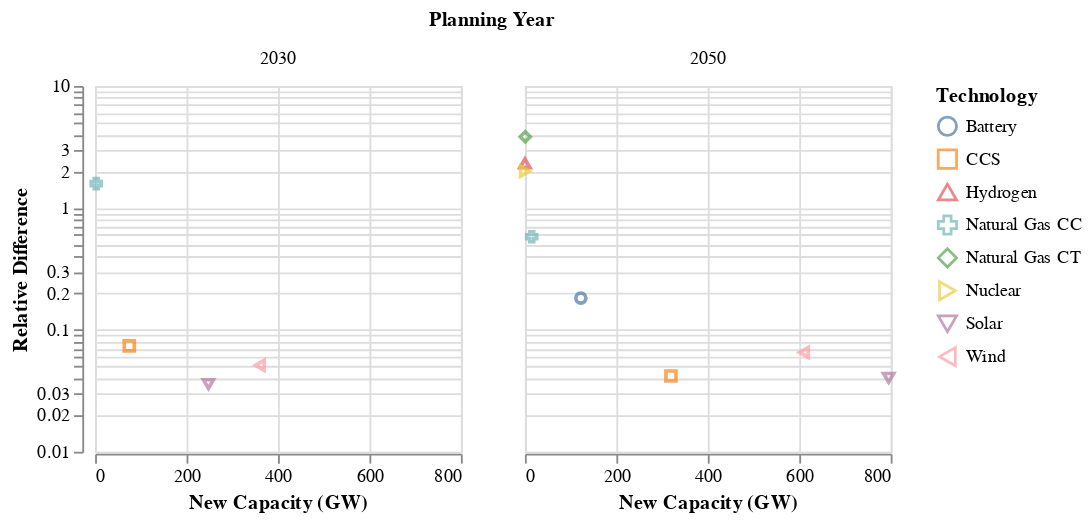

Here is the notebook cell this chart was saved with:
### Code cell
data = all_cap_range.query("planning_year in [2030, 2050] and relative_difference > 0").dropna()
data["mean"] /= 1000
# data["relative_difference"] = data["relative_difference"].replace(0, np.nan).dropna()
alt.Chart(
    # all_cap_range.query("tech_type not in ['Geothermal', 'Distributed Solar','Hydrogen']").dropna()
    data
    ).mark_point().encode(
    x=alt.X("mean").title("New Capacity (GW)"), # .scale(type="log"),
    y=alt.Y("relative_difference").scale(type="log").title("Relative Difference"),
    color=alt.Color("tech_type").title("Technology"),
    shape="tech_type",
    tooltip=["tech_type", "relative_difference", "mean", "planning_year"],
    
).properties(
    height=200,
    width=200
).facet(
    facet=alt.Facet("planning_year").title("Planning Year"),
    columns=2
)

### Figure 1 — Vega-Lite specification as saved in the notebook (floating-point values rounded to 4 significant figures)
{"config": {"view": {"continuousWidth": 300, "continuousHeight": 300}}, "data": {"name": "data-f75c30448b007e3c0601ba0cd470ec5f"}, "facet": {"field": "planning_year", "title": "Planning Year", "type": "quantitative"}, "spec": {"mark": {"type": "point"}, "encoding": {"color": {"field": "tech_type", "title": "Technology", "type": "nominal"}, "shape": {"field": "tech_type", "type": "nominal"}, "tooltip": [{"field": "tech_type", "type": "nominal"}, {"field": "relative_difference", "type": "quantitative"}, {"field": "mean", "type": "quantitative"}, {"field": "planning_year", "type": "quantitative"}], "x": {"field": "mean", "title": "New Capacity (GW)", "type": "quantitative"}, "y": {"field": "relative_difference", "scale": {"type": "log"}, "title": "Relative Difference", "type": "quantitative"}}, "height": 200, "width": 200}, "columns": 2, "$schema": "https://vega.github.io/schema/vega-lite/v5.20.1.json", "datasets": {"data-f75c30448b007e3c0601ba0cd470ec5f": [{"planning_year": 2030, "tech_type": "CCS", "min": 71960.0, "mean": 74.69, "max": 77470.0, "relative_difference": 0.0738}, {"planning_year": 2030, "tech_type": "Natural Gas CC", "min": 1027.0, "mean": 2.49, "max": 4970.0, "relative_difference": 1.583}, {"planning_year": 2030, "tech_type": "Solar", "min": 242500.0, "mean": 247.9, "max": 251400.0, "relative_difference": 0.03592}, {"planning_year": 2030, "tech_type": "Wind", "min": 350900.0, "mean": 360.3, "max": 369300.0, "relative_difference": 0.05122}, {"planning_year": 2050, "tech_type": "Battery", "min": 106400.0, "mean": 122.3, "max": 128700.0, "relative_difference": 0.1821}, {"planning_year": 2050, "tech_type": "CCS", "min": 311400.0, "mean": 319.3, "max": 324700.0, "relative_difference": 0.04179}, {"planning_year": 2050, "tech_type": "Hydrogen", "min": 0.0, "mean": 0.08367, "max": 194.0, "relative_difference": 2.319}, {"planning_year": 2050, "tech_type": "Natural Gas CC", "min": 11380.0, "mean": 14.87, "max": 20000.0, "relative_difference": 0.5798}, {"planning_year": 2050, "tech_type": "Natural Gas CT", "min": 0.0, "mean": 0.7318, "max": 2806.0, "relative_difference": 3.835}, {"planning_year": 2050, "tech_type": "Nuclear", "min": 0.0, "mean": 0.04, "max": 80.0, "relative_difference": 2.0}, {"planning_year": 2050, "tech_type": "Solar", "min": 773600.0, "mean": 795.4, "max": 805800.0, "relative_difference": 0.04039}, {"planning_year": 2050, "tech_type": "Wind", "min": 594700.0, "mean": 610.3, "max": 634500.0, "relative_difference": 0.06525}]}}
